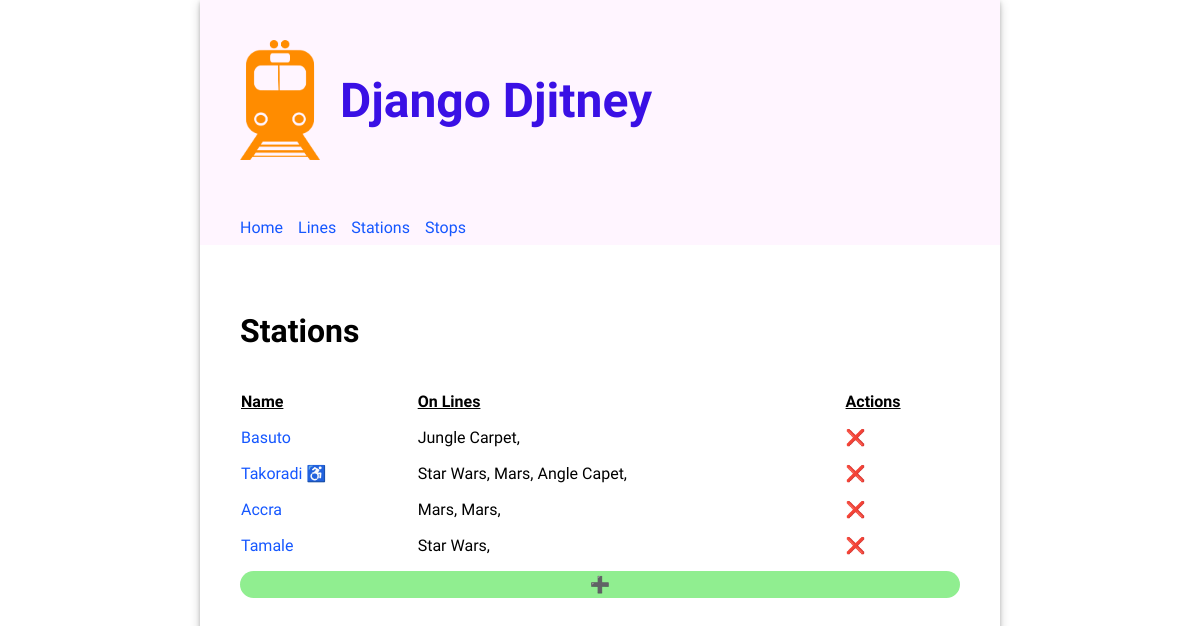
Page /stations/ on the committed database.
### routes/models.py (models this page shows, shortened)
class Station(models.Model):
  name = models.CharField(unique=True, max_length=200)
  accessible = models.BooleanField(default=False)

class Stop(models.Model):
  class Meta:
    unique_together = (('line', 'stop_number'))
  line = models.ForeignKey(Line, on_delete=models.CASCADE)
  station = models.ForeignKey(Station, on_delete=models.CASCADE)
  stop_number = models.PositiveIntegerField()

class Line(models.Model):
  name = models.CharField(unique=True, max_length=200)

### routes/views.py (the view)
# urls.py: path("stations/", views.StationView.as_view(), name="stations"),
class StationView(ListView):
  model = Station
  template_name = "routes/stations.html"

### routes/templates/routes/stations.html (shortened to what this page needs)
{% extends 'base.html' %}
{% load static %}
{% block content %}
<div>
  <h2>Stations</h2>
  <table class="line-table">
    <thead>
      <tr>
        <th>Name</th>
        <th>On Lines</th>
        <th>Actions</th>
      </tr>
    </thead>
    <tbody>
    {% for station in object_list %}
        <tr>
          <td>
            <a href="{% url "update_station" station.id %}">{{ station.name }}</a>
            {% if station.accessible %}<span>  ♿️ </span>{% endif %}
          </td>
          <td>
            {% for stop in station.stop_set.all %}{{stop.line.name}}, {% endfor %}
          </td>
          <td><a href="{% url "delete_station" station.id %}" style="text-decoration: none; color: inherit;">❌</a></td>
        </tr>
    {% endfor %}
    </tbody>
  </table>
  <a href="{% url "create_station" %}" style="display: inherit; text-align: center; border-radius: 15px; text-decoration: none; color: inherit; padding: 4px; background-color: lightgreen;">➕</a>
</div>
{% endblock %}

### routes/static/routes/style.css (style rules this page uses)
body { font-family: "Oxygen", sans-serif; margin: 0; }
main h2 { font-size: 2em; }
main table { text-align: left; border-collapse: separate; border-spacing: 0 15px; width: 100%; }
main table th { text-align: left; border-collapse: separate; border-spacing: 0 15px; text-decoration: underline; }
a { text-decoration: none; color: #1557ff; }

### rows in the picture
Station: name "Basuto"
Stop: line.name "Jungle Carpet"
Station: name "Takoradi"
Stop: line.name "Star Wars"
Stop: line.name "Mars"
Stop: line.name "Angle Capet"
Station: name "Accra"
Stop: line.name "Mars"
Stop: line.name "Mars"
Station: name "Tamale"
Stop: line.name "Star Wars"
